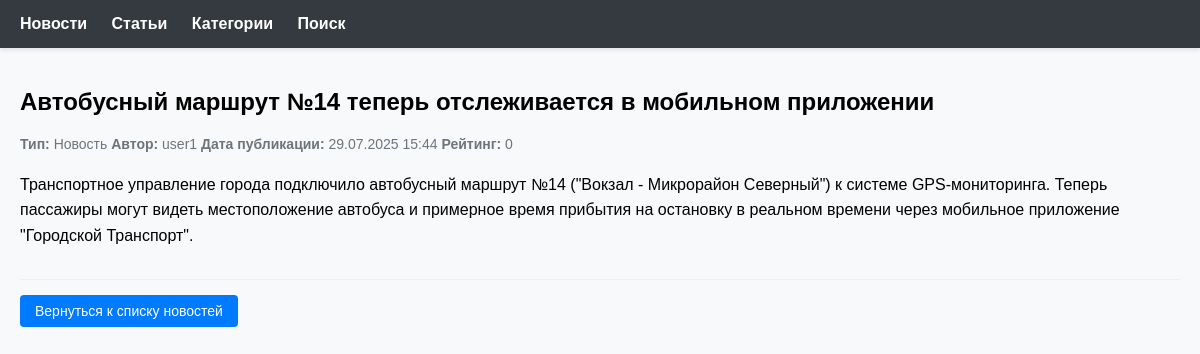
Before: /7/ with the older database file.
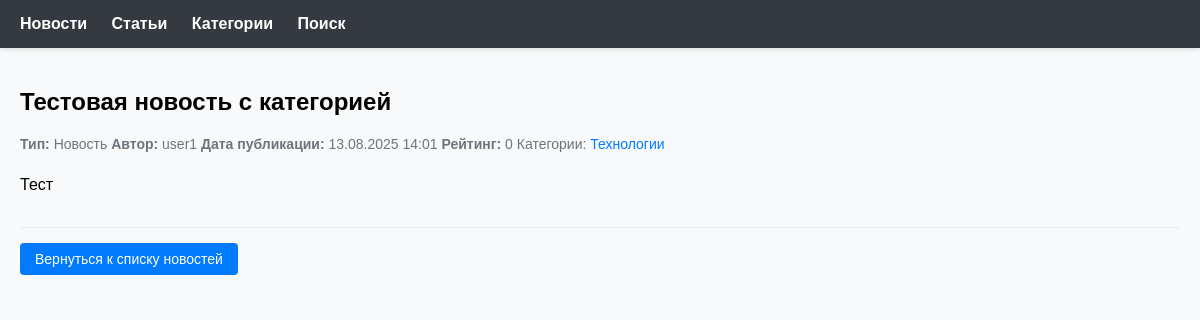
After: the same page with the newer database file.
### NewsPortal/models.py (models this page shows, shortened)
class Post(models.Model):
    ARTICLE = 'AR'
    NEWS = 'NW'
    POST_TYPES = [
        (ARTICLE, 'Статья'),
        (NEWS, 'Новость'),
    ]
    author = models.ForeignKey(
        Author,
        on_delete=models.CASCADE,
        related_name='posts'
    )
    post_type = models.CharField(max_length=2, choices=POST_TYPES)
    created_at = models.DateTimeField(auto_now_add=True)
    categories = models.ManyToManyField(
        Category,
        through='PostCategory',
        related_name='posts'
    )
    title = models.CharField(max_length=200)
    content = models.TextField()
    rating = models.IntegerField(default=0)
    def get_post_type_display_name(self):
        return dict(self.POST_TYPES).get(self.post_type, 'Неизвестный тип')

class Author(models.Model):
    user = models.OneToOneField(User, on_delete=models.CASCADE)
    rating = models.IntegerField(default=0)
    bio = models.TextField(blank=True, null=True)
    created_at = models.DateTimeField(auto_now_add=True)

class Category(models.Model):
    name = models.CharField(max_length=100, unique=True)
    subscribers = models.ManyToManyField(User, related_name='subscribed_categories', blank=True)

### NewsPortal/views.py (the view)
# urls.py: path('<int:pk>/', views.news_detail, name='news_detail'),
def news_detail(request, pk):
    news = get_object_or_404(Post, pk=pk, post_type='NW')
    return render(request, 'news/news_detail.html', {'news': news})

### NewsPortal/context_processors.py (called while the page is built)
def site_info(request):
    return {
        'SITE_NAME': getattr(settings, 'SITE_NAME', 'News Portal'),
        'SITE_URL': getattr(settings, 'SITE_URL', 'localhost:8000'),
    }

def site_settings(request):
    return {
        'SITE_NAME': settings.SITE_NAME,
        'SITE_URL': settings.SITE_URL,
    }

def social_login_buttons(request):
    return {
        'social_login_buttons': mark_safe(
            '<a href="/accounts/yandex/login/?process=login" class="btn yandex-btn">'
            '<img src="https://upload.wikimedia.org/wikipedia/commons/thumb/9/91/Yandex_icon.svg/512px-Yandex_icon'
            '.svg.png"'
            'alt="Yandex" width="20"> Войти через Yandex'
            '</a>'
        )
    }

### NewsPortal/templates/news/news_detail.html (shortened to what this page needs)
{% extends 'default.html' %}
{% load news_filters %}
{% block content %}
    <article>
        <h1>{{ news.title|censor }}</h1>
        <div class="news-meta">
            <strong>Тип:</strong> {{ news.get_post_type_display_name }}
            <strong>Автор:</strong> {{ news.author.user.username }}
            <strong>Дата публикации:</strong> {{ news.created_at|date:"d.m.Y H:i" }}
            <strong>Рейтинг:</strong> {{ news.rating }}
            {% if news.categories.all %}
                <span>Категории:
                    {% for category in news.categories.all %}
                        <a href="{% url 'NewsPortal:category_detail' category.id %}">{{ category.name }}</a>
                    {% endfor %}
                </span>
            {% endif %}
        </div>
        <div class="news-content">
            {{ news.content|censor|linebreaks }}
        </div>
        <div class="actions">
            <a href="{% url 'NewsPortal:news_list' %}" class="btn">Вернуться к списку новостей</a>
        </div>
    </article>
{% endblock %}

Changed rows visible on the page:
changed Post "Новость": title|censor "Автобусный маршрут №14 теперь отслеживается в мобильном приложении" → "Тестовая новость с категорией"; created_at "29.07.2025 15:44" → "13.08.2025 14:01"; content|censor "Транспортное управление города подключило автобусный маршрут №14 (\"Вокзал - Микрорайон Северный\") к системе GPS-мониторинга. Теперь пассажиры могут видеть местоположение автобуса и примерное время прибытия на остановку в реальном времени через мобильное приложение \"Городской Транспорт\"." → "Тест"
now on this page (row edited): Category: name "Технологии"
Other visible differences:
text now shown: "Категории:"
